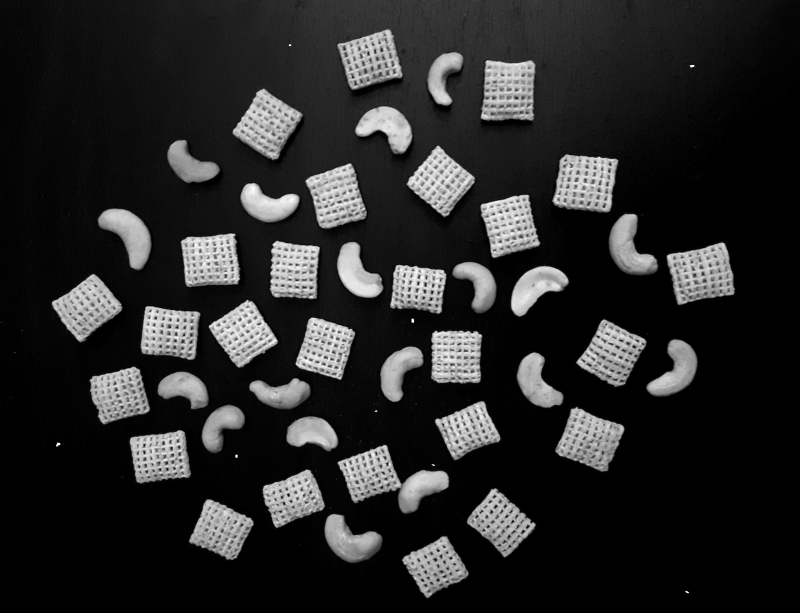
#> input picture CSE 398/HW2/data/breakfast1.png, 1600 x 1225 px (shown at 1/2 size)
$ python task1.py
#> lines starting #> are read from the running program, lines starting #| are printed output that depends on the picture; after the words box and inside, x2 and y2 are one past the last pixel; in counts of white or black regions, pixels touching at a corner belong together
import cv2
import numpy as np
from skimage import measure
import matplotlib.pyplot as plt
import os

# Read the image as grayscale
sample = cv2.imread('../data/breakfast1.png', cv2.IMREAD_GRAYSCALE)
#> sample: shape (1225, 1600); min 0, max 255, mean 39.7

# Define output directory
output_dir = '../output/task1'
os.makedirs(output_dir, exist_ok=True)

# Display and save grayscale image
sample_small = cv2.resize(sample, (640, 480))
cv2.imshow('Grey scale image', sample_small)
cv2.waitKey(0)
cv2.destroyAllWindows()
cv2.imwrite(os.path.join(output_dir, 'grey_scale_image.png'), sample_small)

# Binarize the image using Otsu's method
ret1, binary_image = cv2.threshold(sample, 0, 255, cv2.THRESH_BINARY+cv2.THRESH_OTSU)
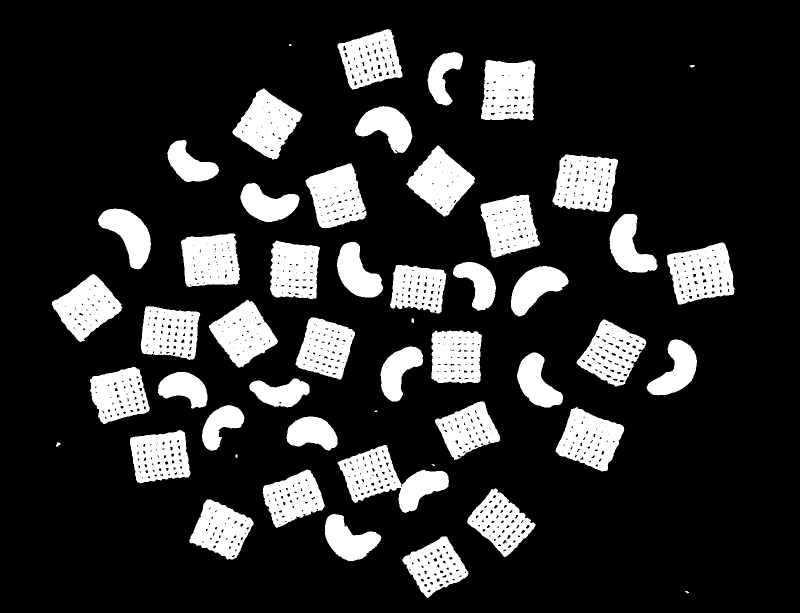
#> binary_image: shape (1225, 1600) (shown at 1/2 size); 17.8% white; 52 white regions (4 under 20 px), largest, box (x1, y1, x2, y2) and area: (675, 890, 898, 1026) 13358, (1105, 309, 1236, 424) 11494, (1334, 485, 1469, 609) 11450
#> ret1 = 92
sample_small = cv2.resize(binary_image, (640, 480))
cv2.imshow('Image after Otsu''s thresholding', sample_small)
cv2.waitKey(0)
cv2.destroyAllWindows()
cv2.imwrite(os.path.join(output_dir, 'otsu_thresholded_image.png'), sample_small)

# Define the kernel for morphological operations
kernel = np.ones((10, 10), np.uint8)

# Perform morphological closing
binary_image_cleaned = cv2.morphologyEx(binary_image, cv2.MORPH_CLOSE, kernel)
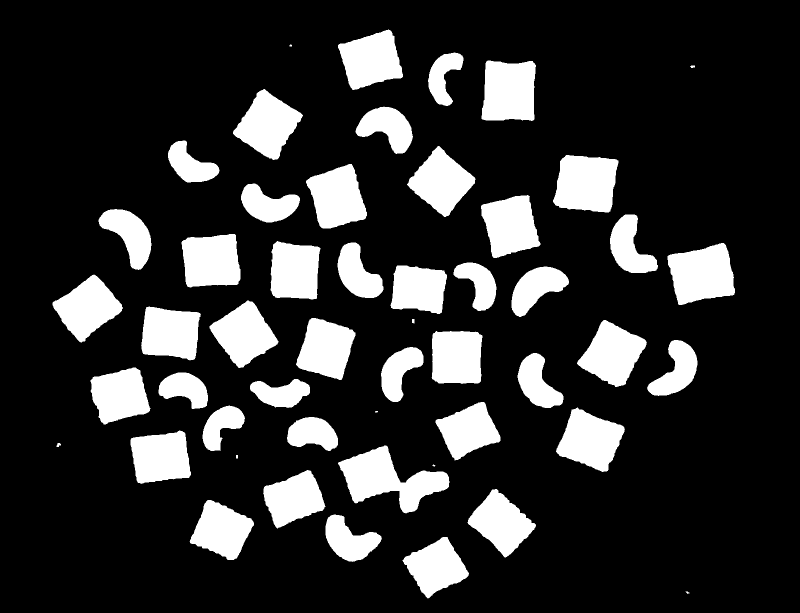
#> binary_image_cleaned: shape (1225, 1600) (shown at 1/2 size); 18.5% white; 51 white regions (3 under 20 px), largest, box (x1, y1, x2, y2) and area: (676, 891, 899, 1027) 14050, (1335, 486, 1470, 610) 12130, (1106, 310, 1237, 425) 12103
binary_image_cleaned = cv2.erode(binary_image_cleaned, kernel, iterations=2)
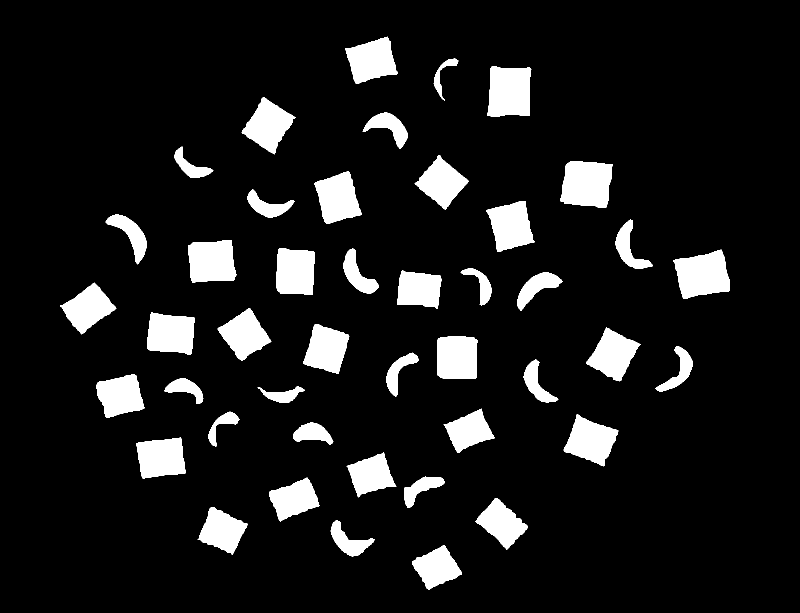
#> binary_image_cleaned: shape (1225, 1600) (shown at 1/2 size); 10.2% white; 44 white regions

# Display and save image after morphological operations
sample_small = cv2.resize(binary_image_cleaned, (640, 480))
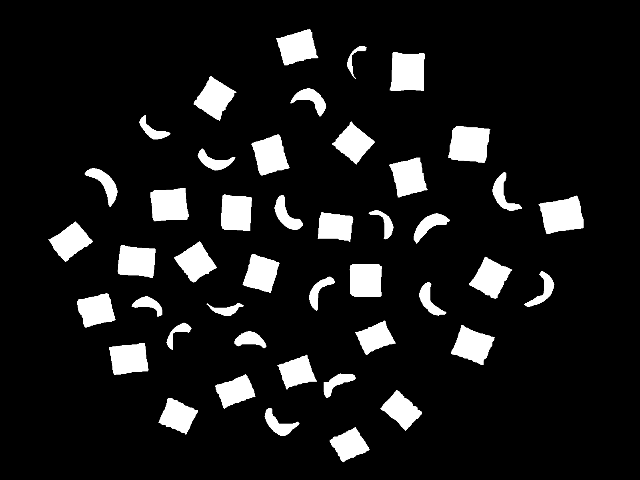
#> sample_small: shape (480, 640); min 0, max 255, mean 25.9
cv2.imshow('Image after morphological operations', sample_small)
cv2.waitKey(0)
cv2.destroyAllWindows()
cv2.imwrite(os.path.join(output_dir, 'morphological_processed_image.png'), sample_small)

# Find connected pixels and group them into objects
labels_cleaned = measure.label(binary_image_cleaned, connectivity=2, background=0)
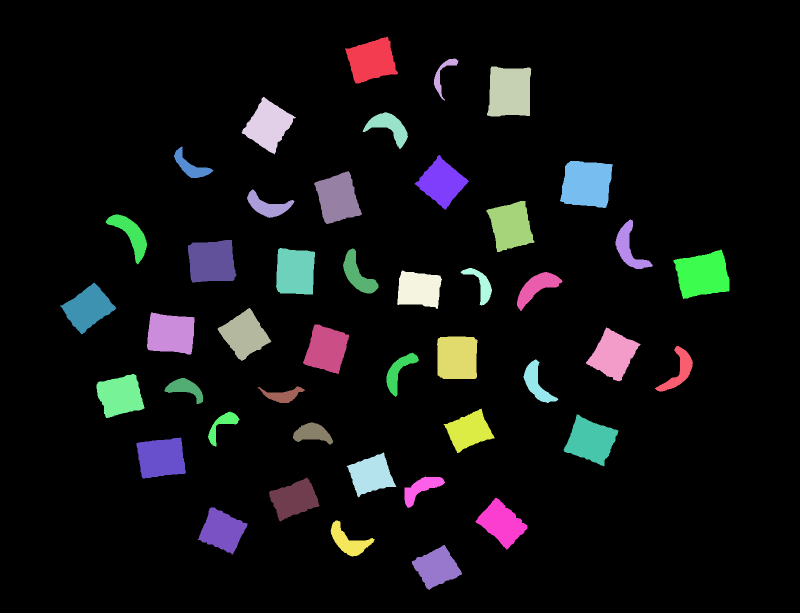
#> labels_cleaned: shape (1225, 1600) int64 (shown at 1/2 size); 45 distinct labels, from 0 to 44; one colour per label, 0 black

# Calculate features for each object after noise removal
features_cleaned = measure.regionprops(labels_cleaned)
#> features_cleaned = 44 regions; largest, box (x1, y1, x2, y2) and area: (1120, 322, 1226, 416) 8067, (1346, 499, 1459, 598) 7856, (974, 133, 1063, 233) 7764, (376, 480, 473, 565) 6995, (294, 625, 389, 709) 6588

print("I found %d objects in total." % (len(features_cleaned)))
#| I found 44 objects in total.

# Calculate the ratio between the major and minor axes
his = [features_cleaned[i].major_axis_length / features_cleaned[i].minor_axis_length
       for i in range(len(features_cleaned)) if features_cleaned[i].minor_axis_length > 0]
#> his = 44 values, max 2.94 at index 31, min 1.05 at index 21, mean 1.74

# Plot and save histogram
plt.hist(his)
plt.xlabel("Ratio")
plt.ylabel("Count")
plt.savefig(os.path.join(output_dir, 'histogram.png'))
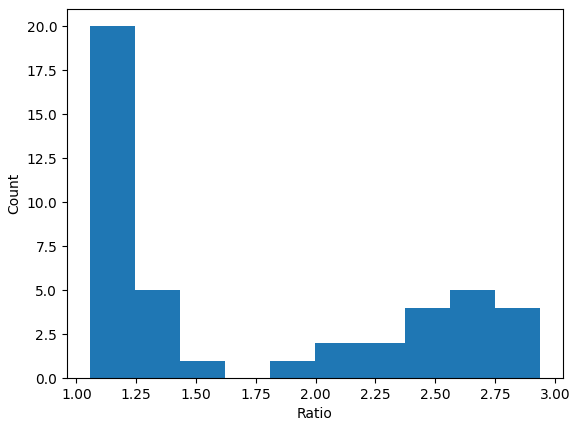
#> figure drawn by matplotlib, 1 panel; tallest bar 20 high, from x = 1.05 to 1.24
plt.show()

# Select a proper threshold
fThr = 1.6

# Count squares and cashews, display and save the classified image
squares = 0
cashews = 0

fig, ax = plt.subplots()
ax.imshow(sample, cmap=plt.cm.gray)

for i in range(len(his)):
    if his[i] <= fThr:
        squares += 1
        y, x = features_cleaned[i].centroid
        ax.plot(x, y, '.g', markersize=10)
    else:
        cashews += 1
        y, x = features_cleaned[i].centroid
        ax.plot(x, y, '.b', markersize=10)
#> this loop made 44 passes
#> (y, x) on passes 1 to 12: (120.4, 742.8), (149.2, 885.6), (183.5, 1018.8), (250.4, 536.2), (253.4, 778.3), (332.6, 380.7), (364.9, 883.2), (367.6, 1173.1), (396, 675.1), (411.8, 534.7), (451.5, 1021.4), (468.3, 261.3)
#> after the loop, cashews = 18; squares = 26

plt.savefig(os.path.join(output_dir, 'classified_image.png'))
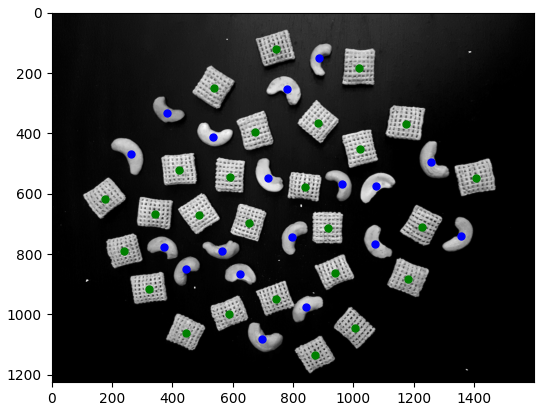
#> figure drawn by matplotlib, 1 panel
plt.show()

# Display the result
print("I found %d squares and %d cashew nuts." % (squares, cashews))
#| I found 26 squares and 18 cashew nuts.

$ run again, with CSE 398/HW2/data/breakfast2.png copied over CSE 398/HW2/data/breakfast1.png
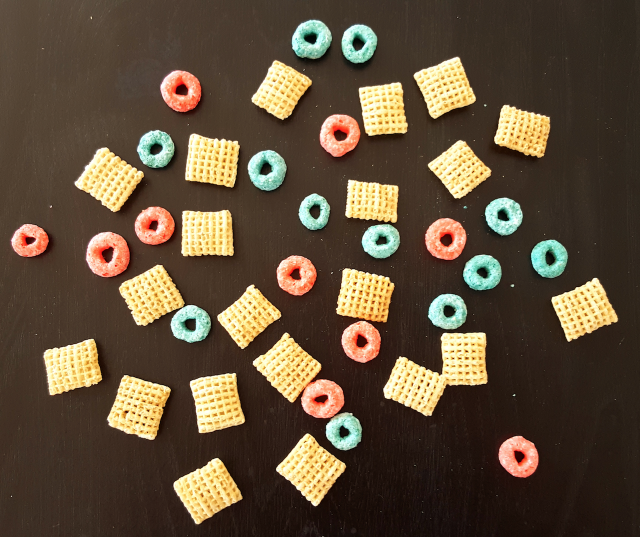
#> input picture CSE 398/HW2/data/breakfast2.png, 1280 x 1074 px (shown at 1/2 size)
#> `ret1, binary_image = cv2.threshold(sample, 0, 255, cv2.THRESH_BINARY+c..`:
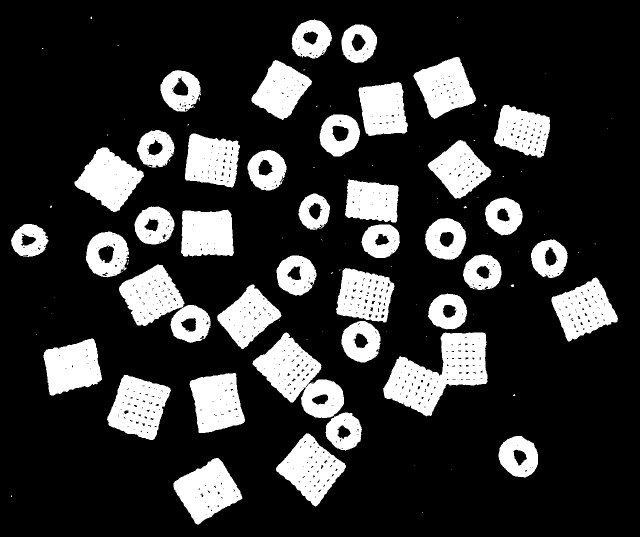
#> binary_image: shape (1074, 1280) (shown at 1/2 size); 20.4% white; 115 white regions (72 under 20 px), largest, box (x1, y1, x2, y2) and area: (766, 665, 975, 833) 17691, (505, 665, 688, 836) 14376, (214, 750, 342, 880) 10539
#> ret1 = 130
#> labels_cleaned: shape (1074, 1280) int64; 90 distinct labels, from 0 to 89
#> features_cleaned = 89 regions; largest, box (x1, y1, x2, y2) and area: (780, 610, 966, 821) 11820, (524, 686, 715, 878) 8610, (685, 549, 778, 716) 6781, (228, 764, 330, 870) 6720, (253, 545, 398, 665) 6152
#| I found 89 objects in total.
#> his = 73 values, max 8.59 at index 44, min 1.03 at index 5, mean 3.18
#> the loop `for i in range(len(his)):` made 73 passes
#> (y, x) on passes 1 to 8: (55.31, 628.3), (61, 719.5), (92, 625.1), (84.86, 741.5), (89.42, 696.3), (113, 717.4), (175.9, 891.9), (181.8, 564)
#> after the loop `for i in range(len(his)):`: cashews = 50; squares = 23
#> `plt.savefig(os.path.join(output_dir, 'classified_image.png'))`:
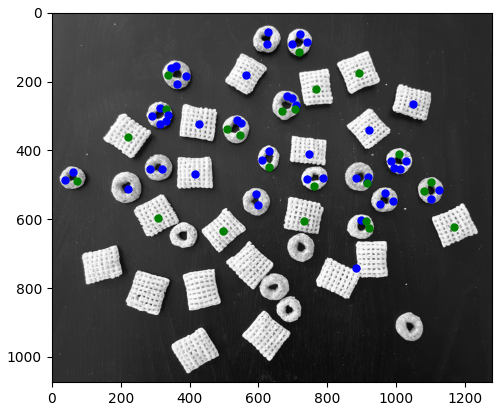
#> figure drawn by matplotlib, 1 panel
#| I found 23 squares and 50 cashew nuts.

$ run again, with CSE 398/HW2/data/pills.png copied over CSE 398/HW2/data/breakfast1.png
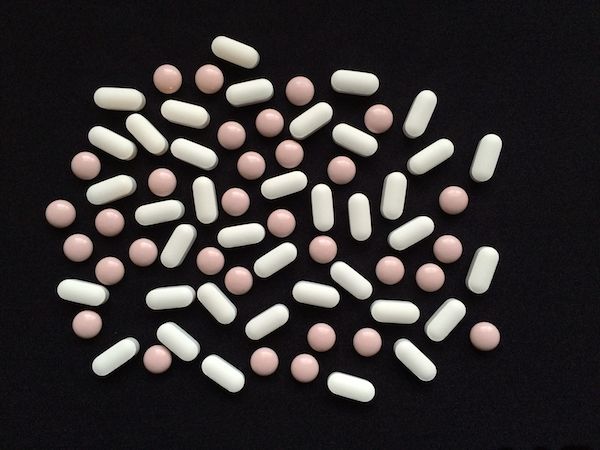
#> input picture CSE 398/HW2/data/pills.png, 600 x 450 px
#> `ret1, binary_image = cv2.threshold(sample, 0, 255, cv2.THRESH_BINARY+c..`:
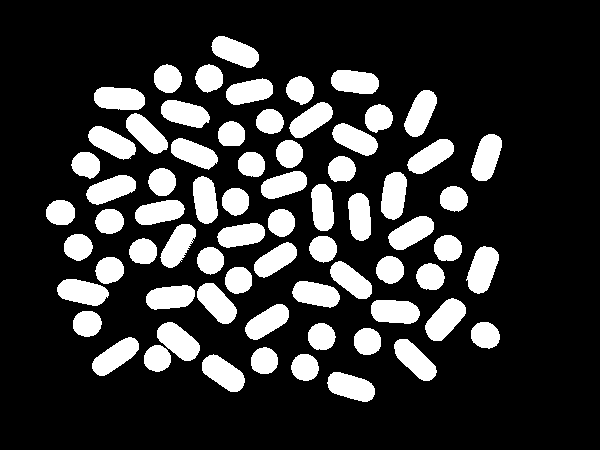
#> binary_image: shape (450, 600); 20.4% white; 70 white regions, largest, box (x1, y1, x2, y2) and area: (425, 298, 466, 341) 1060, (466, 246, 499, 294) 1052, (157, 322, 200, 361) 1024
#> ret1 = 102
#> labels_cleaned: shape (450, 600) int64; 62 distinct labels, from 0 to 61
#> features_cleaned = 61 regions; largest, box (x1, y1, x2, y2) and area: (168, 337, 188, 351) 166, (291, 131, 295, 184) 128, (356, 139, 370, 148) 114, (213, 296, 226, 310) 101, (137, 129, 150, 141) 88
#| I found 61 objects in total.
#> his = 54 values, max 17.66 at index 20, min 1 at index 25, mean 4.03
#> the loop `for i in range(len(his)):` made 54 passes
#> (y, x) on passes 1 to 8: (52.96, 229.3), (79.65, 211.9), (80.17, 169.2), (83.44, 356.3), (91.5, 302), (93.69, 252.8), (100.1, 120.6), (115.5, 316.2)
#> after the loop `for i in range(len(his)):`: cashews = 42; squares = 12
#> `plt.savefig(os.path.join(output_dir, 'classified_image.png'))`:
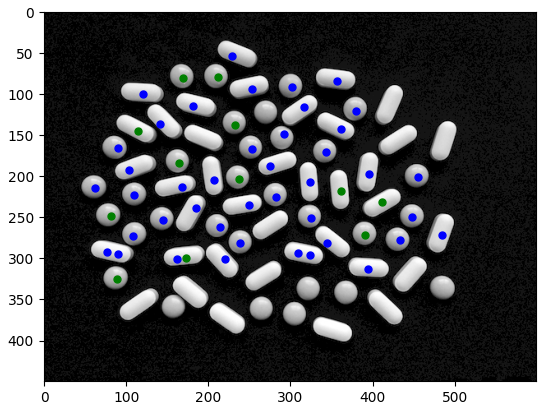
#> figure drawn by matplotlib, 1 panel
#| I found 12 squares and 42 cashew nuts.
